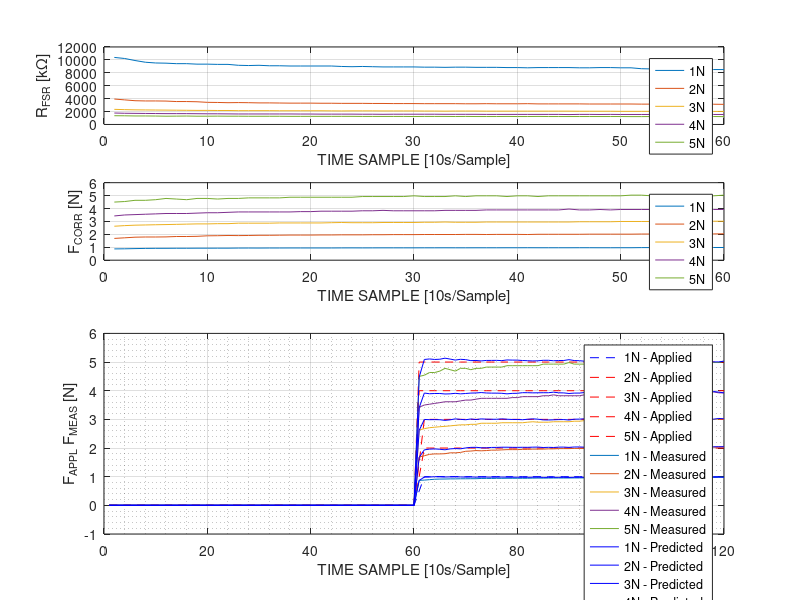
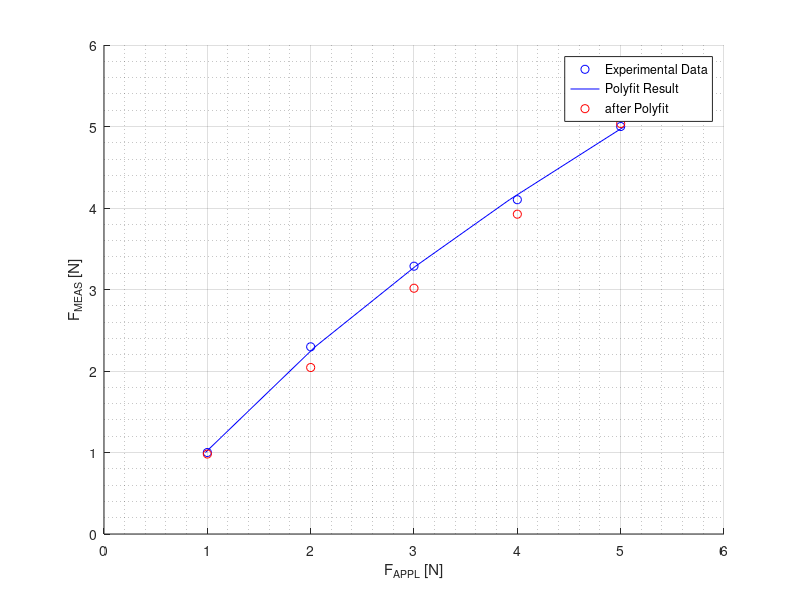
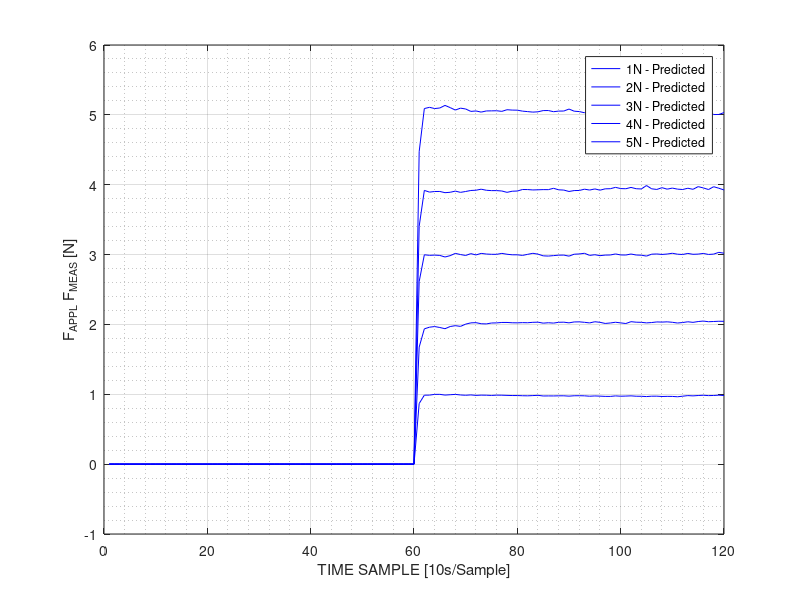

MATLAB code for these plots, in order:

clear

% 60 Sample Data 10min
load('p4_p2_10min_2018_4_3_softbase.mat')
% Part 2 1N force
F1 = 1;
Rfsr_1N = p2_1N_R;
% Part 2 2N force
F2 = 2;
Rfsr_2N = p2_2N_R;
% Part 3 3N force
F3 = 3;
Rfsr_3N = p2_3N_R;
% Part 4 4N force
F4 = 4;
Rfsr_4N = p2_4N_R;
% Part 2 2N force
F5 = 5;
Rfsr_5N = p2_5N_R;

% Choose last time point to use for x calculation
t = 60;
% Choose the last point from data to use for x fit
Ro = Rfsr_1N(t);
fo = F1;

x=log(Rfsr_5N(t)/Ro)/(log(F5/fo));

% Use x to correct force
% Eventually will use polyfit parameters with a, b from Dev's work
F1_corr = fo*(Rfsr_1N/Ro).^(1/x);
F2_corr = fo*(Rfsr_2N/Ro).^(1/x);
F3_corr = fo*(Rfsr_3N/Ro).^(1/x);
F4_corr = fo*(Rfsr_4N/Ro).^(1/x);
F5_corr = fo*(Rfsr_5N/Ro).^(1/x);



%%%%%%%%%%%%%%%%%%% PolyFit %%%%%%%%%%%%%%%%%%%%

% R = [Rfsr_1N(t) Rfsr_2N(t) Rfsr_3N(t) Rfsr_4N(t) Rfsr_5N(t)];
F12345_corr = [F1_corr(t) F2_corr(t) F3_corr(t) F4_corr(t) F5_corr(t)];
F12345_appl = [F1 F2 F3 F4 F5];
polyfit_result = polyfit(F12345_corr,F12345_appl,2);

%%%%%%%%%%%%%%%%%%% Recalculate after Polyfit %%%%%%%%%%%%%%%%%%%%
% Polyfit result
a = polyfit_result(1);
b = polyfit_result(2);
c = polyfit_result(3);

% Plot in Rfsr data for calibration
F1_corr = fo*(a*(Rfsr_1N/Ro).^(2/x)+b*(Rfsr_1N/Ro).^(1/x)+c);
F2_corr = fo*(a*(Rfsr_2N/Ro).^(2/x)+b*(Rfsr_2N/Ro).^(1/x)+c);
F3_corr = fo*(a*(Rfsr_3N/Ro).^(2/x)+b*(Rfsr_3N/Ro).^(1/x)+c);
F4_corr = fo*(a*(Rfsr_4N/Ro).^(2/x)+b*(Rfsr_4N/Ro).^(1/x)+c);
F5_corr = fo*(a*(Rfsr_5N/Ro).^(2/x)+b*(Rfsr_5N/Ro).^(1/x)+c);

% Get the last data point
F12345_poly = [F1_corr(t) F2_corr(t) F3_corr(t) F4_corr(t) F5_corr(t)];


% Array to use for deconvolution
% Manipulate the data in the middle to achieve max accuracy if neccessary
zero = zeros(1,60);
F1_appl = [zero 0.5 F1*ones(1,59)];
F2_appl = [zero 1 F2*ones(1,59)];
F3_appl = [zero 1.5 F3*ones(1,59)];
F4_appl = [zero F4*ones(1,60)];
F5_appl = [zero F5*ones(1,60)];

F1_meas = [zero F1_corr];
F2_meas = [zero F2_corr];
F3_meas = [zero F3_corr];
F4_meas = [zero F4_corr];
F5_meas = [zero F5_corr];

% Create Array for Pseudoinverse
for i = 1:length(F1_corr)
    F1_array(i,:) = F1_meas( i+1 : length(F1_corr)+i );
end

for i = 1:length(F2_corr)
    F2_array(i,:) = F2_meas( i+1 : length(F2_corr)+i );
end

for i = 1:length(F3_corr)
    F3_array(i,:) = F3_meas( i+1 : length(F3_corr)+i );
end

for i = 1:length(F3_corr)
    F4_array(i,:) = F4_meas( i+1 : length(F4_corr)+i );
end

for i = 1:length(F3_corr)
    F5_array(i,:) = F5_meas( i+1 : length(F5_corr)+i );
end

% Extract force array for inverse calculation
F1_ideal = F1_appl(length(F1_corr)+1 : length(F1_appl));
F2_ideal = F2_appl(length(F2_corr)+1 : length(F2_appl));
F3_ideal = F3_appl(length(F3_corr)+1 : length(F3_appl));
F4_ideal = F4_appl(length(F4_corr)+1 : length(F4_appl));
F5_ideal = F5_appl(length(F5_corr)+1 : length(F5_appl));

% Combine F1 array, F2 array and F3 array F4 array and F5 array
F1F2F3F4F5_array = [F1_array ; F2_array ; F3_array; F4_array; F5_array];
F1F2F3F4F5_ideal = [F1_ideal F2_ideal F3_ideal F4_ideal F5_ideal];
F1F2F3F4F5_ideal = F1F2F3F4F5_ideal';

% Calculate magic vector h
h = pinv(F1F2F3F4F5_array)*F1F2F3F4F5_ideal;

% Get predicted force by multiplying h back
predi_array = F1F2F3F4F5_array*h;

% 1N force
F1_predi = F1F2F3F4F5_array*h;
F1_predi_fonly = F1_predi(1:length(F1_corr));
F1_predi = [zeros(length(F1_corr), 1); F1_predi_fonly];

% 2N force
F2_predi = F1F2F3F4F5_array*h;
F2_predi = F2_predi((length(F1_corr)+1) : (length(F1_corr)+length(F2_corr)));
F2_predi = [zeros(length(F2_corr), 1); F2_predi];

% 3N force
F3_predi = F1F2F3F4F5_array*h;
F3_predi = F3_predi((length(F1_corr)+length(F2_corr)+1) : (length(F1_corr)+length(F2_corr)+length(F3_corr)));
F3_predi = [zeros(length(F3_corr), 1) ; F3_predi];

% 4N force
F4_predi = F1F2F3F4F5_array*h;
F4_predi = F4_predi((length(F1_corr)+length(F2_corr)+length(F3_corr)+1) : (length(F1_corr)+length(F2_corr)+length(F3_corr)+length(F4_corr)));
F4_predi = [zeros(length(F4_corr), 1) ; F4_predi];

% 5N force
F5_predi = F1F2F3F4F5_array*h;
F5_predi = F5_predi((length(F1_corr)+length(F2_corr)+length(F3_corr)+length(F3_corr)+1) : end);
F5_predi = [zeros(length(F4_corr), 1) ; F5_predi];


% %%%%%%%%%%%%%%%%%%% PolyFit %%%%%%%%%%%%%%%%%%%%
% 
% % R = [Rfsr_1N(t) Rfsr_2N(t) Rfsr_3N(t) Rfsr_4N(t) Rfsr_5N(t)];
% F12345_corr = [F1_corr(t) F2_corr(t) F3_corr(t) F4_corr(t) F5_corr(t)];
% F12345_appl = [F1 F2 F3 F4 F5];
% polyfit_result = polyfit(F12345_corr,F12345_appl,2);
% 
% %%%%%%%%%%%%%%%%%%% Recalculate after Polyfit %%%%%%%%%%%%%%%%%%%%
% % Polyfit result
% a = polyfit_result(1);
% b = polyfit_result(2);
% c = polyfit_result(3);
% 
% % Plot in Rfsr data for calibration
% F1_poly = fo*(a*(Rfsr_1N/Ro).^(2/x)+b*(Rfsr_1N/Ro).^(1/x)+c);
% F2_poly = fo*(a*(Rfsr_2N/Ro).^(2/x)+b*(Rfsr_2N/Ro).^(1/x)+c);
% F3_poly = fo*(a*(Rfsr_3N/Ro).^(2/x)+b*(Rfsr_3N/Ro).^(1/x)+c);
% F4_poly = fo*(a*(Rfsr_4N/Ro).^(2/x)+b*(Rfsr_4N/Ro).^(1/x)+c);
% F5_poly = fo*(a*(Rfsr_5N/Ro).^(2/x)+b*(Rfsr_5N/Ro).^(1/x)+c);
% 
% % Get the last data point
% F12345_poly = [F1_poly(t) F2_poly(t) F3_poly(t) F4_poly(t) F5_poly(t)];


%%%%%%%%%%%%%%%%%%% Plot Data %%%%%%%%%%%%%%%%%%%%
figure(1)

% Rfsr raw plot
subplot(4,1,1)
hold off
plot(Rfsr_1N,'DisplayName','1N')
hold on
plot(Rfsr_2N,'DisplayName','2N')
plot(Rfsr_3N,'DisplayName','3N')
plot(Rfsr_4N,'DisplayName','4N')
plot(Rfsr_5N,'DisplayName','5N')
ylabel('R_{FSR} [k\Omega]')
xlabel('TIME SAMPLE [10s/Sample]')
grid on
legend('show')

% Corrected force plot
% figure(10)
subplot(4,1,2)
hold off
plot(F1_corr,'DisplayName','1N')
hold on
plot(F2_corr,'DisplayName','2N')
plot(F3_corr,'DisplayName','3N')
plot(F4_corr,'DisplayName','4N')
plot(F5_corr,'DisplayName','5N')
ylabel('F_{CORR} [N]')
xlabel('TIME SAMPLE [10s/Sample]')
grid on
legend('show')

% figure(11)
subplot(2,1,2)
hold off
plot(F1_appl,'--b','DisplayName','1N - Applied')
hold on
plot(F2_appl,'--r','DisplayName','2N - Applied')
plot(F3_appl,'--r','DisplayName','3N - Applied')
plot(F4_appl,'--r','DisplayName','4N - Applied')
plot(F5_appl,'--r','DisplayName','5N - Applied')

plot(F1_meas,'DisplayName','1N - Measured')
plot(F2_meas,'DisplayName','2N - Measured')
plot(F3_meas,'DisplayName','3N - Measured')
plot(F4_meas,'DisplayName','4N - Measured')
plot(F5_meas,'DisplayName','5N - Measured')

plot(F1_predi,'b','DisplayName','1N - Predicted')
plot(F2_predi,'b','DisplayName','2N - Predicted')
plot(F3_predi,'b','DisplayName','3N - Predicted')
plot(F4_predi,'b','DisplayName','4N - Predicted')
plot(F5_predi,'b','DisplayName','5N - Predicted')
ylabel('F_{APPL} F_{MEAS} [N]')
xlabel('TIME SAMPLE [10s/Sample]')
axis([0 120 -1 6])
grid on
grid minor
legend('show')

figure(2)
hold off
scatter(F12345_appl,F12345_corr,'b','DisplayName','Experimental Data')
hold on
plot(polyval(polyfit_result,F12345_corr),F12345_corr,'b','DisplayName','Polyfit Result')
% plot(F12345_appl,F_poly,'r','DisplayName','Polyfit')
scatter(F12345_appl,F12345_poly,'r','DisplayName','after Polyfit')
axis([0 6 0 6])
ylabel('F_{MEAS} [N]')
xlabel('F_{APPL} [N]')
grid on
legend('show')
grid minor

figure(3)
hold off
plot(F1_predi,'b','DisplayName','1N - Predicted')
hold on
plot(F2_predi,'b','DisplayName','2N - Predicted')
plot(F3_predi,'b','DisplayName','3N - Predicted')
plot(F4_predi,'b','DisplayName','4N - Predicted')
plot(F5_predi,'b','DisplayName','5N - Predicted')
ylabel('F_{APPL} F_{MEAS} [N]')
xlabel('TIME SAMPLE [10s/Sample]')
axis([0 120 -1 6])
grid on
grid minor
legend('show')
